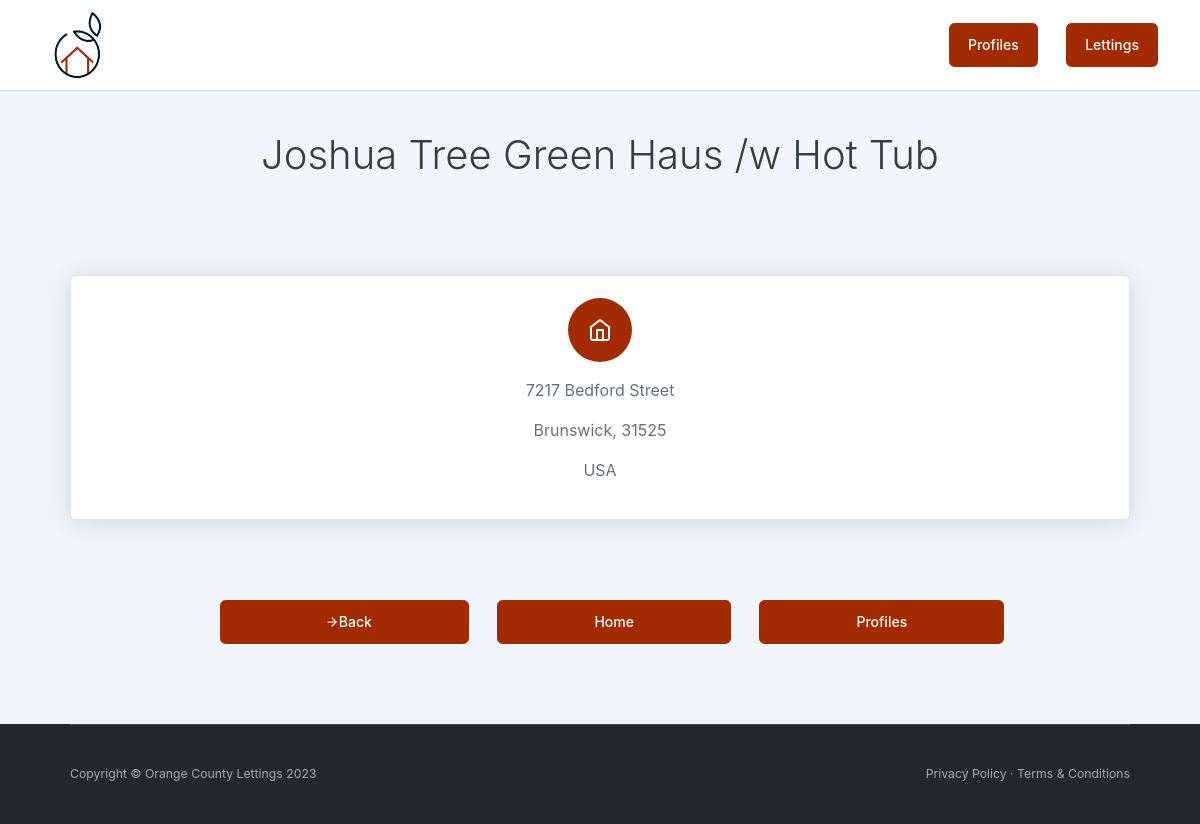
The page /lettings/1/ on the database its author committed.
### lettings/models.py (models this page shows, shortened)
class Letting(models.Model):
    title = models.CharField(max_length=256)
    address = models.OneToOneField(Address, on_delete=models.CASCADE)

class Address(models.Model):
    number = models.PositiveIntegerField(validators=[MaxValueValidator(9999)])
    street = models.CharField(max_length=64)
    city = models.CharField(max_length=64)
    state = models.CharField(max_length=2, validators=[MinLengthValidator(2)])
    zip_code = models.PositiveIntegerField(validators=[MaxValueValidator(99999)])
    country_iso_code = models.CharField(max_length=3, validators=[MinLengthValidator(3)])
    class Meta:
        verbose_name_plural = "Addresses"

### lettings/views.py (the view)
# urls.py: path('lettings/<int:letting_id>/', lettings.views.letting, name='letting'),
def letting(request, letting_id):
    letting = Letting.objects.get(id=letting_id)
    context = {
        'title': letting.title,
        'address': letting.address,
    }
    return render(request, 'lettings/letting.html', context)

### lettings/templates/lettings/letting.html (shortened to what this page needs)
{% extends "base.html" %}
{% load static %}
{% block content %}
<div class="container px-5 py-5 text-center">
    <div class="row justify-content-center">
        <div class="col-lg-8">
            <h1 class="page-header-ui-title mb-3 display-6">{{ title }}</h1>
        </div>
    </div>
</div>
<div class="container px-5 py-5 text-center">
	<div class="card">
	    <div class="card-body">
	        <div class="icon-stack icon-stack-lg bg-primary text-white mb-3"><i data-feather="home"></i></div>
	       	<p>{{ address.number }} {{ address.street }}</p>
			<p>{{ address.city }}, {{ address.state }} {{ address.zip_code }}</p>
			<p>{{ address.country_iso_code }}</p>
	    </div>
	</div>
</div>
<div class="container px-5 py-5 text-center">
    <div class="justify-content-center">
        <a class="btn fw-500 ms-lg-4 btn-primary px-10" href="{% url 'lettings_index' %}">
        	<i class="ms-2" data-feather="arrow-right"></i>
            Back
        </a>
        <a class="btn fw-500 ms-lg-4 btn-primary px-10" href="{% url 'index' %}">
            Home
        </a>
        <a class="btn fw-500 ms-lg-4 btn-primary px-10" href="{% url 'profiles_index' %}">
            Profiles
        </a>
    </div>
</div>
{% endblock %}

### rows shown on the page
Letting: title "Joshua Tree Green Haus /w Hot Tub"
Address: number "7217", street "Bedford Street", city "Brunswick", zip_code "31525", country_iso_code "USA"
